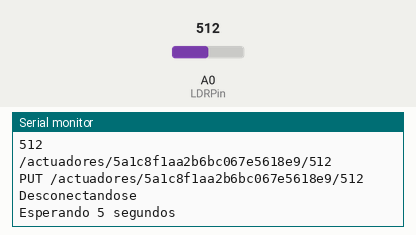
Simulated run of this sketch. Board: Arduino Uno, built with avr-gcc and run on an emulated ATmega328P. Shown: the last lines printed to the serial monitor. The test bench sets the inputs (shaded band); at power-on: A0 (LDRPin) = 512. WiFi joins after 1.5 s; servers stay silent unless stated.

Above: at 3.7 s.
3.8 s: A0 (LDRPin) set to 716
At 7.97 s:
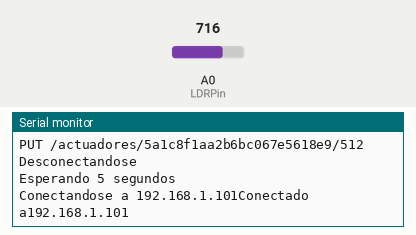
9.8 s: A0 (LDRPin) set to 900
At 14.4 s:
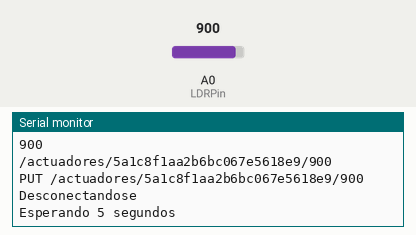
Timing chart, 0 to 15.9 s (numbered marks = the images above; inputs shaded):
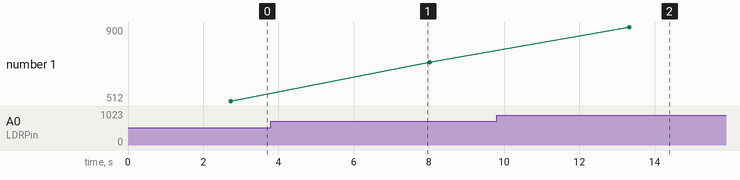

Measured:
- after the input at 9.8 s, the serial monitor: prints a new line after 3.5 s (image 2)
- plotted number 1: 512 → 716 after the input at 3.8 s, 716 → 900 after the input at 9.8 s

The sketch:

capturador_1.0.ino
```cpp
#include <ArduinoJson.h>
#include <Ethernet.h>
#include <SPI.h>

const int LDRPin = 0;//Analogico

EthernetClient cliente;
/*Configuraciones de red */
const char* servidor = "192.168.1.101";
const unsigned long BOUD_RATE = 9600; // velocidad de conexion serial

/*Configuracion del dispositivo capturador*/
const String dispositivoId = "5a1c8f1aa2b6bc067e5618e9";

void setup() {
  pinMode(LDRPin, INPUT);
  iniciarSerial();
  iniciarEthernet();

}
void loop() {
  if (conexion(servidor)) {
    int iluminacion = analogRead(LDRPin);
    Serial.println(iluminacion);
    peticionPut(iluminacion, dispositivoId, servidor );
  }
  desconexion();
  espera();


}

/*----------------------------------------------------*/
//Realizar una peticion HTTP POST
void peticionPut(int iluminacion, String dispositivoId, char* servidor ) {
  String uri = "/actuadores/" + dispositivoId + "/" + String(iluminacion);
  Serial.println(uri);
  Serial.print("PUT ");
  Serial.println(uri);

  cliente.print("PUT ");
  cliente.print(uri);
  cliente.println(" HTTP/1.0");
  cliente.print("Host: ");
  cliente.println(servidor);
  cliente.println("Connection: close");
  cliente.println();
}
//Inicializa la comunicacion serial
void iniciarSerial() {
  Serial.begin(BOUD_RATE);
  while (!Serial) {
    // espera que se inicialize el puerto serial.
  }
  Serial.println("Comunicacion serial lista");
}
//Conectarse a la red ethernet
void iniciarEthernet() {
  byte mac[] = {0xDE, 0xAD, 0xBE, 0xEF, 0xFE, 0xED};
  if (!Ethernet.begin(mac)) {
    Serial.println("Fallo de configuracion ethernet");
    return;
  }
  Serial.println("Ethernet listo");
  delay(1000);
}
//Conectarse a un servidor HTTP
boolean conexion(const char* servidor) {
  Serial.print("Conectandose a ");
  Serial.print(servidor);
  boolean ok =  cliente.connect(servidor, 3000);
  if (ok) {
    Serial.print("Conectado a");
    Serial.println(servidor);
  } else {
    Serial.print("Conexion fallida");
  }
  return ok;
}
//Desconectarse del servidor
void desconexion() {
  Serial.println("Desconectandose");
  cliente.stop();
}

//Pause antes de conectarse nuevamente y realizar la siguiente peticion.
void espera() {
  Serial.println("Esperando 5 segundos");
  delay(5000);
}
```
